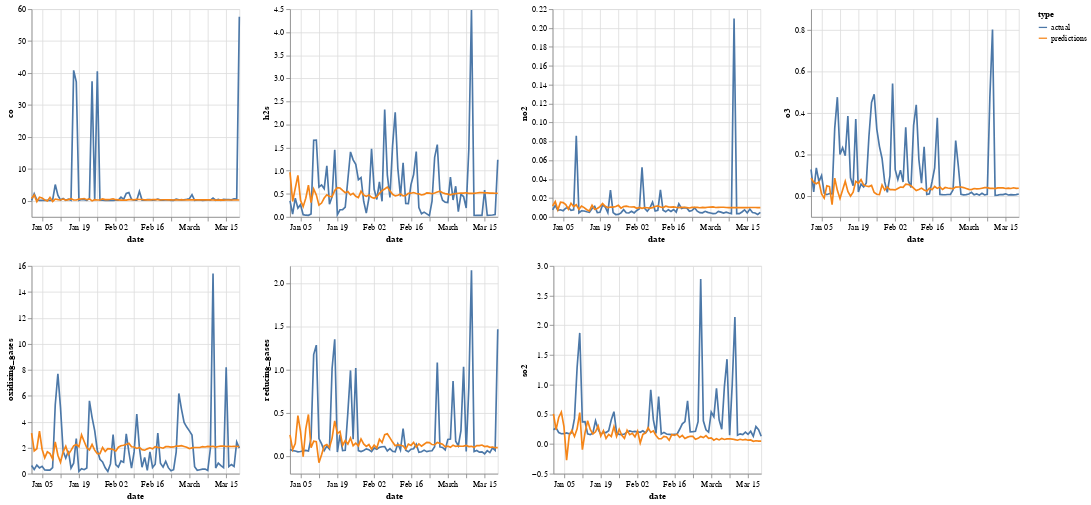

The code cell stored with this chart in its notebook:
### Code cell
pred_df = var_first_diff(training_df.set_index('date'), 20, 80)[1].reset_index().rename(columns={'index':'date'})
pred_df


plot_df = validation_df.copy()
plot_df['type'] = 'actual'
pred_df['type'] = 'predictions'
plot_df = plot_df.append(pred_df)

base = alt.Chart(plot_df).mark_line().encode(x = 'date:T', color='type').properties(width=250, height=250)

chart = alt.vconcat()

row = alt.hconcat()
for gase in ['co:Q', 'h2s:Q', 'no2:Q', 'o3:Q']:
  row |= base.encode(y=gase)
chart &= row

row = alt.hconcat()
for gase in ['oxidizing_gases:Q', 'reducing_gases:Q', 'so2:Q']:
  row |= base.encode(y=gase)
chart &= row

chart

### Figure 1 — Vega-Lite specification as saved in the notebook (floating-point values rounded to 4 significant figures; data arrays with more than 128 entries replaced by an {"elided": "..."} marker saying what was removed)
{"config": {"view": {"continuousWidth": 400, "continuousHeight": 300}}, "vconcat": [{"hconcat": [{"mark": "line", "encoding": {"color": {"type": "nominal", "field": "type"}, "x": {"type": "temporal", "field": "date"}, "y": {"type": "quantitative", "field": "co"}}, "height": 250, "width": 250}, {"mark": "line", "encoding": {"color": {"type": "nominal", "field": "type"}, "x": {"type": "temporal", "field": "date"}, "y": {"type": "quantitative", "field": "h2s"}}, "height": 250, "width": 250}, {"mark": "line", "encoding": {"color": {"type": "nominal", "field": "type"}, "x": {"type": "temporal", "field": "date"}, "y": {"type": "quantitative", "field": "no2"}}, "height": 250, "width": 250}, {"mark": "line", "encoding": {"color": {"type": "nominal", "field": "type"}, "x": {"type": "temporal", "field": "date"}, "y": {"type": "quantitative", "field": "o3"}}, "height": 250, "width": 250}]}, {"hconcat": [{"mark": "line", "encoding": {"color": {"type": "nominal", "field": "type"}, "x": {"type": "temporal", "field": "date"}, "y": {"type": "quantitative", "field": "oxidizing_gases"}}, "height": 250, "width": 250}, {"mark": "line", "encoding": {"color": {"type": "nominal", "field": "type"}, "x": {"type": "temporal", "field": "date"}, "y": {"type": "quantitative", "field": "reducing_gases"}}, "height": 250, "width": 250}, {"mark": "line", "encoding": {"color": {"type": "nominal", "field": "type"}, "x": {"type": "temporal", "field": "date"}, "y": {"type": "quantitative", "field": "so2"}}, "height": 250, "width": 250}]}], "data": {"name": "data-e75652e01c0a4b1a178e525f32d93713"}, "$schema": "https://vega.github.io/schema/vega-lite/v4.8.1.json", "datasets": {"data-e75652e01c0a4b1a178e525f32d93713": {"elided": "160 records"}}}
